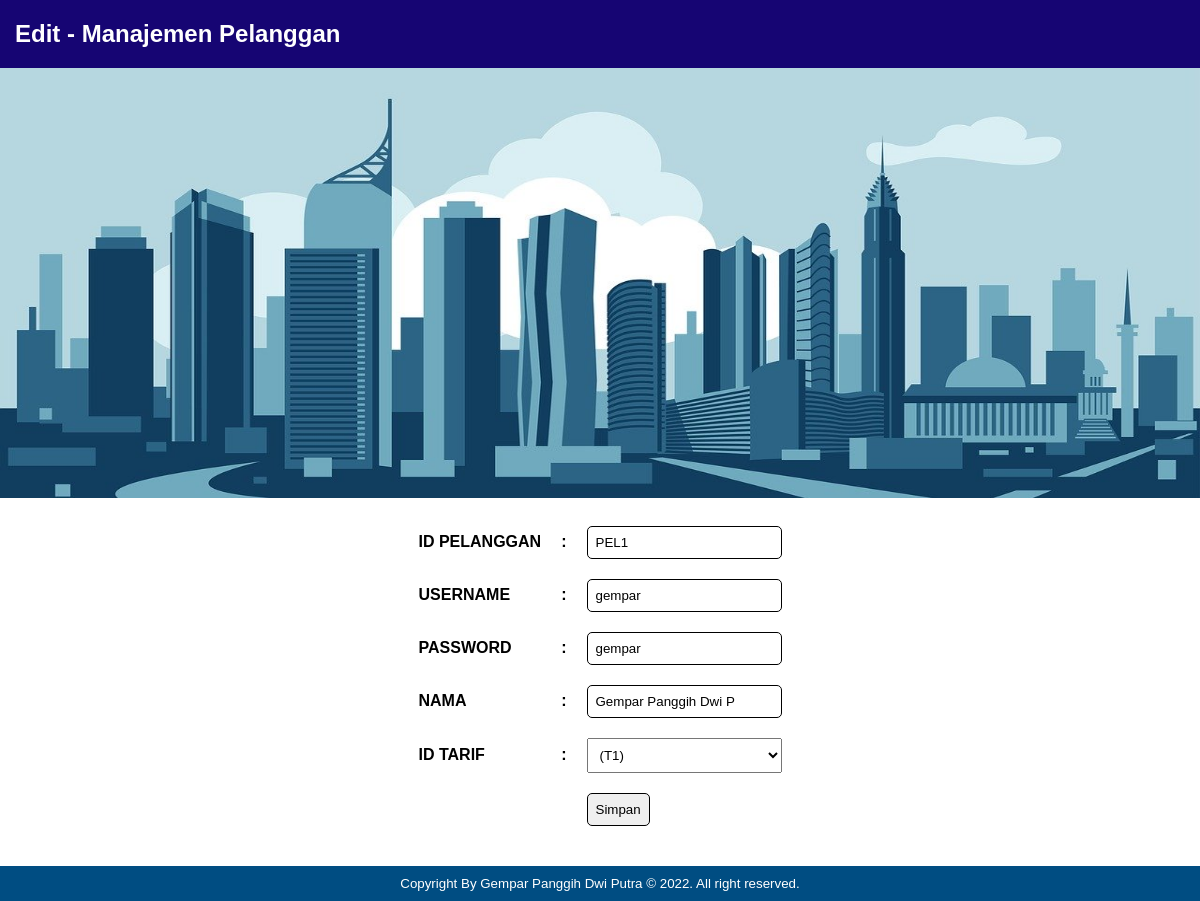
The page /pelanggan/editpelanggan.php?id=PEL1 on the database its author committed.
### tables this page shows
CREATE TABLE `user` (
  `id` varchar(10) NOT NULL,
  `foto` varchar(20) NOT NULL,
  `username` varchar(20) NOT NULL,
  `password` varchar(20) NOT NULL,
  `nama` varchar(20) NOT NULL,
  `idtarif` varchar(10) NOT NULL
);

### pelanggan/editpelanggan.php (the view, shortened to what this page needs)
<?php
	include '../koneksi.php';
?>
<!DOCTYPE html>
<html>
<head>
</head>
<body>
	<div class="bekgron">
	<h2>Edit - Manajemen Pelanggan</h2>
	</div>
	<div class="img">
	</div>
	<br>
	<?php
		$id=$_GET['id'];
		$sql = "SELECT * FROM user WHERE id ='$id'";
		$query = mysqli_query($db_link,$sql);
		$data = mysqli_fetch_array($query);
	?>
	<form action='aksi_edit_pelanggan.php?id=<?php echo "$id"; ?>' method='POST'>
		<center>
		<table border="0" cellpadding="10">
			<tr>
				<td>ID PELANGGAN</td>
				<td>:</td>
				<td><input type="text" name="id" id="id" value="<?php echo $data['id'] ?>"></td>
			</tr>
			<tr>
				<td>USERNAME</td>
				<td>:</td>
				<td><input type="text" name="username" id="username" value="<?php echo $data['username'] ?>"></td>
			</tr>
			<tr>
				<td>PASSWORD</td>
				<td>:</td>
				<td><input type="text" name="password" id="password" value="<?php echo $data['password'] ?>"></td>
			</tr>
			<tr>
				<td>NAMA</td>
				<td>:</td>
				<td><input type="text" name="nama" id="nama" value="<?php echo $data['nama'] ?>"></td>
			</tr>
			<tr>
				<td>ID TARIF</td>
				<td>:</td>
				<td>
					<select name="idtarif" class="select">
						<?php
							$kodetarif = mysqli_query($db_link, "select * from tarif");
							while ($p = mysqli_fetch_array($kodetarif)){
								echo "<option value='$p[id]'>($p[id])</option>";
							}
						?>
					</select>
				</td>
			</tr>
			<tr>
			<td></td>
			<td></td>
			<td><input class="pointer" type="submit" value="Simpan"></td>
		</tr>
		</table>
		</center>
	</form>
	<div class="footer">
		Copyright By Gempar Panggih Dwi Putra &copy; 2022. All right reserved.
	</div>
</body>
</html>

### pelanggan/editpelanggan.php (style rules this page uses)
body { margin: auto; font-family: arial; }
.bekgron { width: 100%; overflow: hidden; background: #160573; }
.bekgron h2 { margin-left: 15px; color: white; }
table { border-collapse: collapse; font-weight: bold; }
input { padding: 8px; border-radius: 5px; border-style: solid; border: 1px solid black; }
.select { width: 100%; padding: 8px; }
.img { width: 100%; height: 430px; margin: auto; background: url(../img/kotabiru.jpg); background-size: 100% 100%; }
.footer { width: 100%; background-color: #004d82; text-align: center; font-size: 10pt; color: white; padding-top: 10px; padding-bottom: 10px; margin-top: 30px; }
.pointer { cursor: pointer; }

### rows shown on the page
user: id "PEL1", username "gempar", password "gempar", nama "Gempar Panggih Dwi P"
